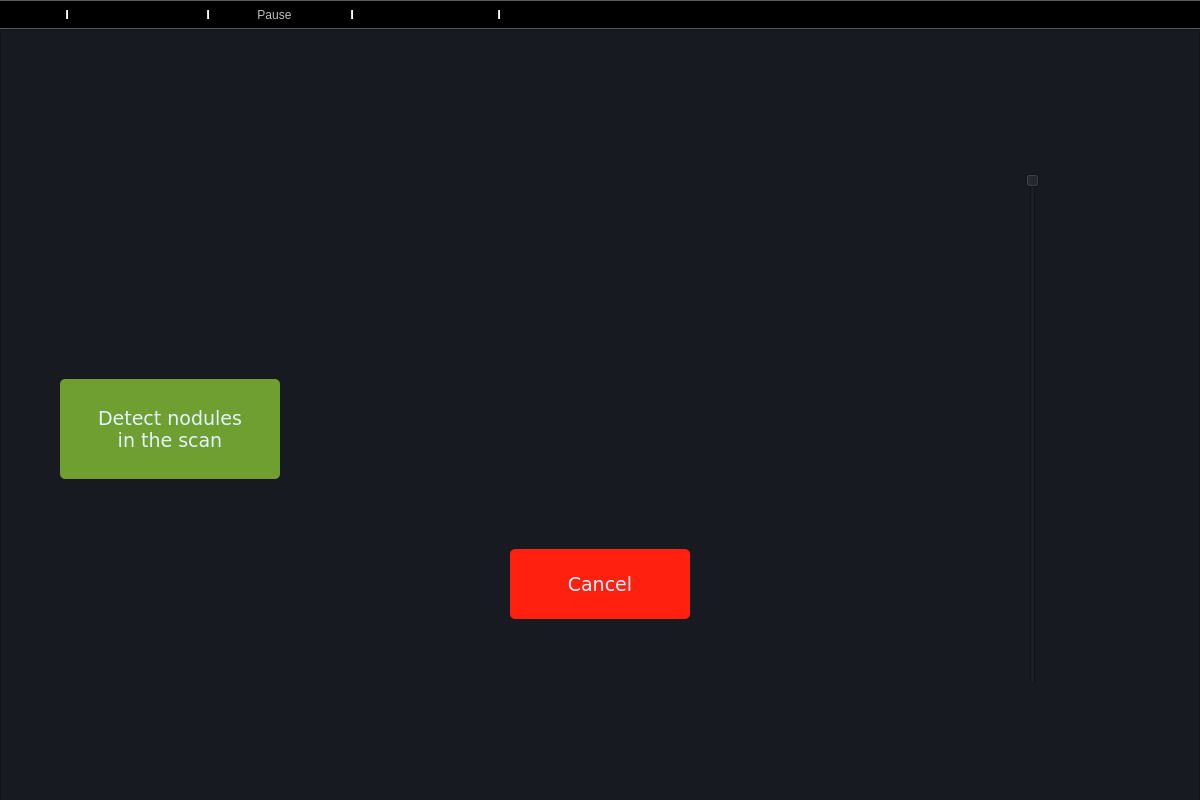
<?xml version="1.0" encoding="UTF-8"?>
<ui version="4.0">
 <class>MainWindow</class>
 <widget class="QMainWindow" name="MainWindow">
  <property name="geometry">
   <rect>
    <x>0</x>
    <y>0</y>
    <width>1200</width>
    <height>800</height>
   </rect>
  </property>
  <property name="windowTitle">
   <string>MainWindow</string>
  </property>
  <widget class="QWidget" name="centralwidget">
   <widget class="QWidget" name="widget" native="true">
    <property name="geometry">
     <rect>
      <x>0</x>
      <y>0</y>
      <width>1200</width>
      <height>800</height>
     </rect>
    </property>
    <property name="styleSheet">
     <string notr="true">QWidget#widget{
background-color: qlineargradient(spread:pad, x1:0.064, y1:0.107727, x2:0.869, y2:0.79, stop:0 rgba(23, 26, 33, 255), stop:0.806147 rgba(42, 71, 94, 255));}</string>
    </property>
    <widget class="QFrame" name="frame">
     <property name="geometry">
      <rect>
       <x>0</x>
       <y>0</y>
       <width>1200</width>
       <height>800</height>
      </rect>
     </property>
     <property name="styleSheet">
      <string notr="true">background-color: rgb(23, 26, 33);</string>
     </property>
     <property name="frameShape">
      <enum>QFrame::StyledPanel</enum>
     </property>
     <property name="frameShadow">
      <enum>QFrame::Raised</enum>
     </property>
     <widget class="QLabel" name="image">
      <property name="geometry">
       <rect>
        <x>344</x>
        <y>144</y>
        <width>512</width>
        <height>512</height>
       </rect>
      </property>
      <property name="text">
       <string/>
      </property>
     </widget>
     <widget class="QLabel" name="imageName">
      <property name="geometry">
       <rect>
        <x>545</x>
        <y>80</y>
        <width>110</width>
        <height>30</height>
       </rect>
      </property>
      <property name="font">
       <font>
        <pointsize>20</pointsize>
       </font>
      </property>
      <property name="styleSheet">
       <string notr="true">color: rgb(199, 213, 224);</string>
      </property>
      <property name="text">
       <string/>
      </property>
     </widget>
     <widget class="QLabel" name="index">
      <property name="geometry">
       <rect>
        <x>550</x>
        <y>686</y>
        <width>100</width>
        <height>30</height>
       </rect>
      </property>
      <property name="font">
       <font>
        <pointsize>20</pointsize>
       </font>
      </property>
      <property name="styleSheet">
       <string notr="true">color: rgb(199, 213, 224);</string>
      </property>
      <property name="text">
       <string/>
      </property>
     </widget>
     <widget class="QSlider" name="verticalSlider">
      <property name="geometry">
       <rect>
        <x>1023</x>
        <y>144</y>
        <width>20</width>
        <height>512</height>
       </rect>
      </property>
      <property name="orientation">
       <enum>Qt::Vertical</enum>
      </property>
      <property name="invertedAppearance">
       <bool>true</bool>
      </property>
      <property name="tickPosition">
       <enum>QSlider::NoTicks</enum>
      </property>
     </widget>
     <widget class="QPushButton" name="detectionButton">
      <property name="enabled">
       <bool>true</bool>
      </property>
      <property name="geometry">
       <rect>
        <x>60</x>
        <y>350</y>
        <width>220</width>
        <height>100</height>
       </rect>
      </property>
      <property name="font">
       <font>
        <family>Verdana</family>
        <pointsize>14</pointsize>
        <weight>50</weight>
        <italic>false</italic>
        <bold>false</bold>
       </font>
      </property>
      <property name="cursor">
       <cursorShape>PointingHandCursor</cursorShape>
      </property>
      <property name="styleSheet">
       <string notr="true">font: 14pt &quot;Verdana&quot;;
color: rgb(227, 243, 255);
border-radius: 5px;
background-color: rgb(111, 159, 49);</string>
      </property>
      <property name="text">
       <string>Detect nodules
in the scan</string>
      </property>
      <property name="checkable">
       <bool>false</bool>
      </property>
     </widget>
    </widget>
    <widget class="QLabel" name="loading">
     <property name="geometry">
      <rect>
       <x>536</x>
       <y>336</y>
       <width>128</width>
       <height>128</height>
      </rect>
     </property>
     <property name="text">
      <string/>
     </property>
     <property name="scaledContents">
      <bool>true</bool>
     </property>
    </widget>
    <widget class="QLabel" name="loadingLabel">
     <property name="geometry">
      <rect>
       <x>370</x>
       <y>260</y>
       <width>460</width>
       <height>60</height>
      </rect>
     </property>
     <property name="font">
      <font>
       <family>Verdana</family>
       <pointsize>36</pointsize>
       <weight>50</weight>
       <italic>false</italic>
       <bold>false</bold>
      </font>
     </property>
     <property name="styleSheet">
      <string notr="true">color: rgb(199, 213, 224);
font: 36pt &quot;Verdana&quot;;</string>
     </property>
     <property name="text">
      <string/>
     </property>
    </widget>
    <widget class="QPushButton" name="cancelButton">
     <property name="enabled">
      <bool>true</bool>
     </property>
     <property name="geometry">
      <rect>
       <x>510</x>
       <y>520</y>
       <width>180</width>
       <height>70</height>
      </rect>
     </property>
     <property name="font">
      <font>
       <family>Verdana</family>
       <pointsize>14</pointsize>
       <weight>50</weight>
       <italic>false</italic>
       <bold>false</bold>
      </font>
     </property>
     <property name="cursor">
      <cursorShape>PointingHandCursor</cursorShape>
     </property>
     <property name="styleSheet">
      <string notr="true">font: 14pt &quot;Verdana&quot;;
color: rgb(227, 243, 255);
border-radius: 5px;
background-color: rgb(255, 32, 16);</string>
     </property>
     <property name="text">
      <string>Cancel</string>
     </property>
     <property name="checkable">
      <bool>false</bool>
     </property>
    </widget>
   </widget>
  </widget>
  <widget class="QToolBar" name="toolBar">
   <property name="windowTitle">
    <string>toolBar</string>
   </property>
   <property name="styleSheet">
    <string notr="true">QToolBar#toolBar{
background-color: qlineargradient(spread:reflect, x1:0, y1:0, x2:1, y2:1, stop:0 rgba(23, 26, 33, 255), stop:1 rgba(42, 71, 94, 255));}</string>
   </property>
   <property name="movable">
    <bool>false</bool>
   </property>
   <property name="floatable">
    <bool>true</bool>
   </property>
   <attribute name="toolBarArea">
    <enum>TopToolBarArea</enum>
   </attribute>
   <attribute name="toolBarBreak">
    <bool>false</bool>
   </attribute>
   <addaction name="actionGoBack"/>
   <addaction name="separator"/>
   <addaction name="actionLeft_Slice"/>
   <addaction name="actionNext_Slice"/>
   <addaction name="separator"/>
   <addaction name="actionPlay"/>
   <addaction name="actionpause"/>
   <addaction name="actionReset"/>
   <addaction name="separator"/>
   <addaction name="actionZoom_In"/>
   <addaction name="actionReset_Zoom"/>
   <addaction name="separator"/>
   <addaction name="actionView_3D_scan"/>
  </widget>
  <action name="actionNext_Slice">
   <property name="icon">
    <iconset>
     <normaloff>../assets/Tool bar/next-button.png</normaloff>../assets/Tool bar/next-button.png</iconset>
   </property>
   <property name="text">
    <string>Next Slice</string>
   </property>
   <property name="toolTip">
    <string>Slide to the next slice</string>
   </property>
   <property name="shortcut">
    <string>Right</string>
   </property>
  </action>
  <action name="actionLeft_Slice">
   <property name="icon">
    <iconset>
     <normaloff>../assets/Tool bar/previous.png</normaloff>../assets/Tool bar/previous.png</iconset>
   </property>
   <property name="text">
    <string>Left Slice</string>
   </property>
   <property name="toolTip">
    <string>Slide to the next slice</string>
   </property>
   <property name="shortcut">
    <string>Left</string>
   </property>
  </action>
  <action name="actionZoom_In">
   <property name="icon">
    <iconset>
     <normaloff>../assets/Tool bar/zoom-in.png</normaloff>../assets/Tool bar/zoom-in.png</iconset>
   </property>
   <property name="text">
    <string>Zoom In</string>
   </property>
   <property name="toolTip">
    <string>Zoom in the slice</string>
   </property>
   <property name="shortcut">
    <string>+</string>
   </property>
  </action>
  <action name="actionZoom_out">
   <property name="icon">
    <iconset>
     <normaloff>../assets/icons/bonus/icons-24/magnifier-zoom-out.png</normaloff>../assets/icons/bonus/icons-24/magnifier-zoom-out.png</iconset>
   </property>
   <property name="text">
    <string>Zoom out</string>
   </property>
   <property name="toolTip">
    <string>Zoom out the slice</string>
   </property>
   <property name="shortcut">
    <string>-</string>
   </property>
  </action>
  <action name="actionReset_Zoom">
   <property name="icon">
    <iconset>
     <normaloff>../assets/Tool bar/zoom-out.png</normaloff>../assets/Tool bar/zoom-out.png</iconset>
   </property>
   <property name="text">
    <string>Reset Zoom</string>
   </property>
   <property name="toolTip">
    <string>Reset to the normal scale</string>
   </property>
   <property name="shortcut">
    <string>0</string>
   </property>
  </action>
  <action name="actionPlay">
   <property name="icon">
    <iconset>
     <normaloff>../assets/Tool bar/play.png</normaloff>../assets/Tool bar/play.png</iconset>
   </property>
   <property name="text">
    <string>Play</string>
   </property>
   <property name="toolTip">
    <string>Iterate through slices automaticly</string>
   </property>
   <property name="shortcut">
    <string>Space</string>
   </property>
  </action>
  <action name="actionpause">
   <property name="enabled">
    <bool>false</bool>
   </property>
   <property name="icon">
    <iconset>
     <normaloff>../assets/Tool bar/pause-button.png</normaloff>../assets/Tool bar/pause-button.png</iconset>
   </property>
   <property name="text">
    <string>Pause</string>
   </property>
   <property name="toolTip">
    <string>Pause</string>
   </property>
   <property name="shortcut">
    <string>S</string>
   </property>
  </action>
  <action name="actionReset">
   <property name="icon">
    <iconset>
     <normaloff>../assets/Tool bar/reloading.png</normaloff>../assets/Tool bar/reloading.png</iconset>
   </property>
   <property name="text">
    <string>Reset</string>
   </property>
   <property name="toolTip">
    <string>Reset</string>
   </property>
   <property name="shortcut">
    <string>R</string>
   </property>
  </action>
  <action name="actionGoBack">
   <property name="icon">
    <iconset>
     <normaloff>../assets/Tool bar/back.png</normaloff>../assets/Tool bar/back.png</iconset>
   </property>
   <property name="text">
    <string>GoBack</string>
   </property>
   <property name="toolTip">
    <string>Go back to the upload Screen</string>
   </property>
  </action>
  <action name="actionView_3D_scan">
   <property name="icon">
    <iconset>
     <normaloff>../assets/Tool bar/3d-printer.png</normaloff>../assets/Tool bar/3d-printer.png</iconset>
   </property>
   <property name="text">
    <string>View 3D scan</string>
   </property>
  </action>
 </widget>
 <resources/>
 <connections/>
</ui>
